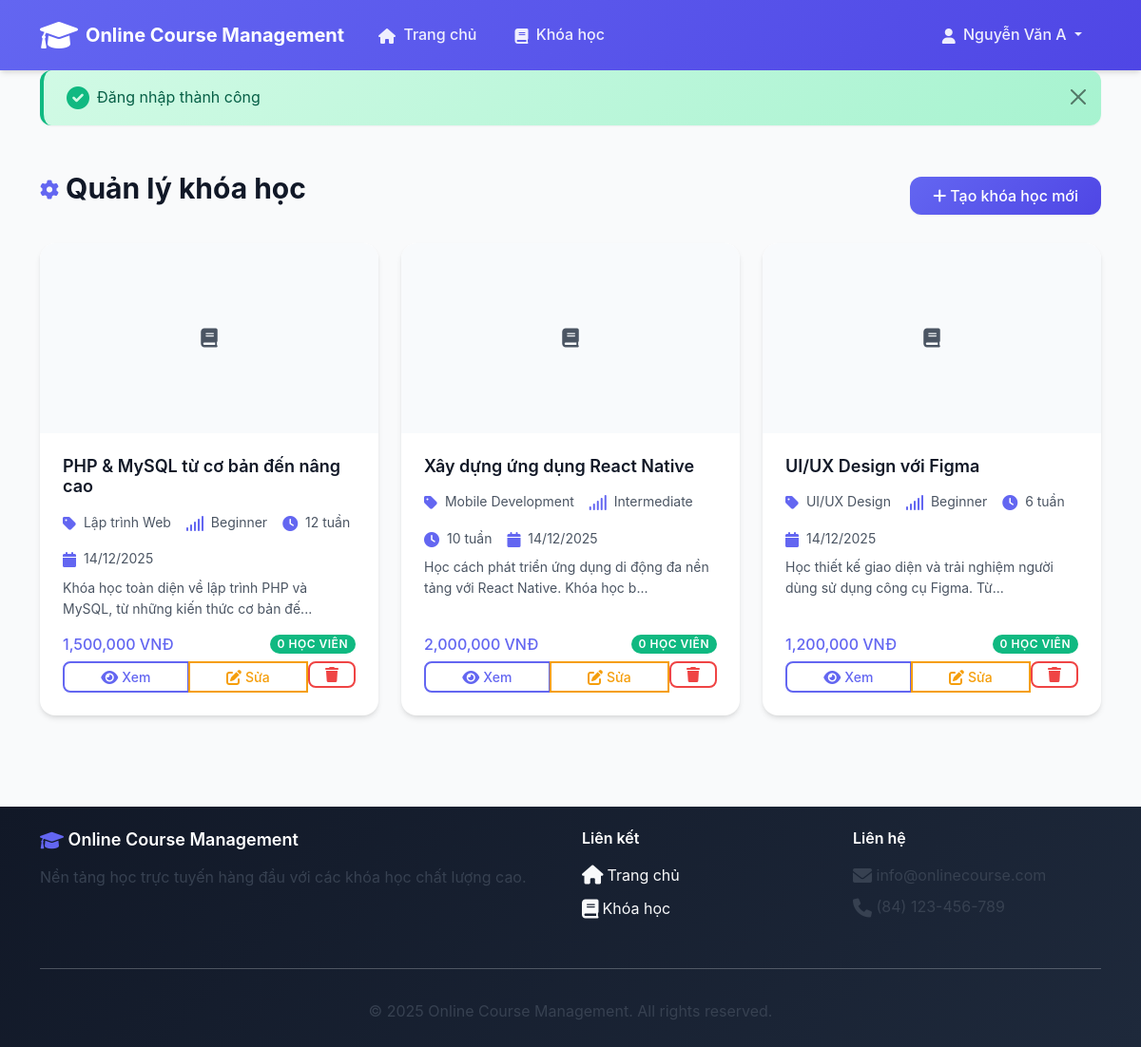
Page /cse485/BTTH2/instructor/courses (signed in) on the committed database.
### tables this page shows
CREATE TABLE `courses` (
  `id` int(11) NOT NULL AUTO_INCREMENT,
  `title` varchar(255) NOT NULL,
  `description` text NOT NULL,
  `instructor_id` int(11) NOT NULL,
  `category_id` int(11) DEFAULT NULL,
  `price` decimal(10,2) NOT NULL DEFAULT 0.00,
  `duration_weeks` int(11) NOT NULL DEFAULT 1,
  `level` varchar(50) NOT NULL DEFAULT 'Beginner',
  `image` varchar(255) DEFAULT NULL,
  `created_at` datetime NOT NULL DEFAULT CURRENT_TIMESTAMP,
  `updated_at` datetime NOT NULL DEFAULT CURRENT_TIMESTAMP ON UPDATE CURRENT_TIMESTAMP,
  PRIMARY KEY (`id`),
  KEY `instructor_id` (`instructor_id`),
  KEY `category_id` (`category_id`),
  CONSTRAINT `courses_ibfk_1` FOREIGN KEY (`instructor_id`) REFERENCES `users` (`id`) ON DELETE CASCADE,
  CONSTRAINT `courses_ibfk_2` FOREIGN KEY (`category_id`) REFERENCES `categories` (`id`) ON DELETE SET NULL
);

CREATE TABLE `categories` (
  `id` int(11) NOT NULL AUTO_INCREMENT,
  `name` varchar(255) NOT NULL,
  `description` text,
  `created_at` datetime NOT NULL DEFAULT CURRENT_TIMESTAMP,
  PRIMARY KEY (`id`)
);

### app/Core/Controller.php (called while the page is built, shortened)
<?php
class Controller {
    protected function view($view, $data = []) {
        extract($data);
        require_once "app/Views/$view.php";
    }
}
?>

### app/Controllers/InstructorController.php (called while the page is built, shortened)
<?php
class InstructorController extends Controller {
    private $courseModel;
    public function __construct() {
        $this->courseModel = new Course();
    }
    public function manageCourses() {
        $myCourses = $this->courseModel->getByInstructor($_SESSION['user_id']);
        $this->view('instructor/course_manage', [
            'courses' => $myCourses
        ]);
    }
}
?>

### index.php (called while the page is built)
<?php
require_once 'app/Core/Router.php';
require_once 'config/app.php';
$router = new Router();
$router->get('/', 'HomeController@index');
$router->get('/courses', 'CourseController@index');
$router->get('/courses/(\d+)', 'CourseController@detail');
$router->get('/login', 'AuthController@login');
$router->post('/login', 'AuthController@handleLogin');
$router->get('/register', 'AuthController@register');
$router->post('/register', 'AuthController@handleRegister');
$router->get('/logout', 'AuthController@logout');
$router->get('/student/dashboard', 'StudentController@dashboard');
$router->get('/student/courses', 'StudentController@myCourses');
$router->post('/student/enroll/(\d+)', 'StudentController@enroll');
$router->get('/instructor/dashboard', 'InstructorController@dashboard');
$router->get('/instructor/courses', 'InstructorController@manageCourses');
$router->get('/instructor/courses/create', 'InstructorController@createCourse');
$router->post('/instructor/courses/create', 'InstructorController@storeCourse');
$router->get('/instructor/courses/(\d+)/edit', 'InstructorController@editCourse');
$router->post('/instructor/courses/(\d+)/edit', 'InstructorController@updateCourse');
$router->post('/instructor/courses/(\d+)/delete', 'InstructorController@deleteCourse');
$router->dispatch();
?>

### app/Models/Database.php (called while the page is built, shortened)
<?php
class Database {
    private static $instance = null;
    private $connection;
    private function __construct() {
        $config = require 'config/database.php';
        try {
            $dsn = "mysql:host={$config['host']};dbname={$config['dbname']};charset={$config['charset']}";
            $this->connection = new PDO($dsn, $config['username'], $config['password'], $config['options']);
        } catch (PDOException $e) {
            die("Database connection failed: " . $e->getMessage());
        }
    }
    public static function getInstance() {
        if (self::$instance === null) {
            self::$instance = new self();
        }
        return self::$instance;
    }
    public function query($sql, $params = []) {
        $stmt = $this->connection->prepare($sql);
        $stmt->execute($params);
        return $stmt;
    }
    public function fetchAll($sql, $params = []) {
        $stmt = $this->query($sql, $params);
        return $stmt->fetchAll();
    }
}
?>

### config/database.php (called while the page is built)
<?php
return [
    'host' => 'localhost',
    'dbname' => 'onlinecourse',
    'username' => 'root',
    'password' => '',
    'charset' => 'utf8mb4',
    'options' => [
        PDO::ATTR_ERRMODE => PDO::ERRMODE_EXCEPTION,
        PDO::ATTR_DEFAULT_FETCH_MODE => PDO::FETCH_ASSOC,
        PDO::ATTR_EMULATE_PREPARES => false,
    ]
];
?>

### app/Models/Course.php (called while the page is built, shortened)
<?php
class Course {
    private $db;
    public function __construct() {
        $this->db = Database::getInstance();
    }
    public function getByInstructor($instructorId) {
        $sql = "SELECT c.*, cat.name as category_name
                FROM courses c
                LEFT JOIN categories cat ON c.category_id = cat.id
                WHERE c.instructor_id = ?
                ORDER BY c.created_at DESC";
        return $this->db->fetchAll($sql, [$instructorId]);
    }
}
?>

### config/app.php (called while the page is built, shortened)
<?php
spl_autoload_register(function ($class) {
    $paths = [
        'app/Controllers/',
        'app/Models/',
        'app/Core/'
    ];
    foreach ($paths as $path) {
        $file = $path . $class . '.php';
        if (file_exists($file)) {
            return;
        }
    }
});
?>

### app/Views/instructor/course_manage.php (the view, shortened to what this page needs)
<div class="container py-4">
    <div class="d-flex justify-content-between align-items-center mb-4">
        <h2>
            <i class="fas fa-cog icon-primary"></i> Quản lý khóa học
        </h2>
        <a href="<?= BASE_URL ?>/instructor/courses/create" class="btn btn-primary">
            <i class="fas fa-plus"></i> Tạo khóa học mới
        </a>
    </div>
    <?php if (!empty($courses)): ?>
        <div class="row">
            <?php foreach ($courses as $course): ?>
                <div class="col-lg-6 col-xl-4 mb-4">
                    <div class="card h-100">
                        <?php if ($course['image']): ?>
                            <img src="<?= BASE_URL ?>/<?= UPLOAD_PATH ?>courses/<?= $course['image'] ?>"
                                 class="card-img-top" alt="<?= htmlspecialchars($course['title']) ?>" style="height: 200px; object-fit: cover;">
                        <?php else: ?>
                            <div class="card-img-top bg-light d-flex align-items-center justify-content-center" style="height: 200px;">
                                <i class="fas fa-book fa-3x text-muted"></i>
                            </div>
                        <?php endif; ?>
                        <div class="card-body d-flex flex-column">
                            <h5 class="card-title"><?= htmlspecialchars($course['title']) ?></h5>
                            <div class="course-meta mb-2">
                                <?php if ($course['category_name']): ?>
                                    <span><i class="fas fa-tag icon-primary"></i> <?= htmlspecialchars($course['category_name']) ?></span>
                                <?php endif; ?>
                                <span><i class="fas fa-signal icon-primary"></i> <?= htmlspecialchars($course['level']) ?></span>
                                <span><i class="fas fa-clock icon-primary"></i> <?= $course['duration_weeks'] ?> tuần</span>
                                <span><i class="fas fa-calendar icon-primary"></i> <?= date('d/m/Y', strtotime($course['created_at'])) ?></span>
                            </div>
                            <p class="card-text"><?= substr(htmlspecialchars($course['description']), 0, 100) ?>...</p>
                            <div class="mt-auto">
                                <div class="d-flex justify-content-between align-items-center mb-2">
                                    <span class="h6 text-primary mb-0">
                                        <?= $course['price'] > 0 ? number_format($course['price']) . ' VNĐ' : 'Miễn phí' ?>
                                    </span>
                                    <span class="badge bg-success">0 học viên</span>
                                </div>
                                <div class="btn-group w-100">
                                    <a href="<?= BASE_URL ?>/courses/<?= $course['id'] ?>" class="btn btn-outline-primary btn-sm">
                                        <i class="fas fa-eye"></i> Xem
                                    </a>
                                    <a href="<?= BASE_URL ?>/instructor/courses/<?= $course['id'] ?>/edit" class="btn btn-outline-warning btn-sm">
                                        <i class="fas fa-edit"></i> Sửa
                                    </a>
                                    <form method="POST" action="<?= BASE_URL ?>/instructor/courses/<?= $course['id'] ?>/delete" class="d-inline">
                                        <button type="submit" class="btn btn-outline-danger btn-sm"
                                                onclick="return confirm('Bạn có chắc chắn muốn xóa khóa học này?')">
                                            <i class="fas fa-trash"></i>
                                        </button>
                                    </form>
                                </div>
                            </div>
                        </div>
                    </div>
                </div>
            <?php endforeach; ?>
        </div>
    <?php endif; ?>
</div>
<?php
include 'app/Views/layouts/main.php';
?>

### app/Core/Router.php (shortened to what this page needs)
<?php
class Router {
    private $routes = [];
    private function addRoute($method, $pattern, $callback) {
        $this->routes[] = [
            'method' => $method,
            'pattern' => $pattern,
            'callback' => $callback
        ];
    }
    public function dispatch() {
        $requestUri = parse_url($_SERVER['REQUEST_URI'], PHP_URL_PATH);
        $requestMethod = $_SERVER['REQUEST_METHOD'];
        $basePath = '/cse485/BTTH2';
        if (strpos($requestUri, $basePath) === 0) {
            $requestUri = substr($requestUri, strlen($basePath));
        }
        foreach ($this->routes as $route) {
            if ($route['method'] !== $requestMethod) {
                continue;
            }
            $pattern = '#^' . $route['pattern'] . '$#';
            if (preg_match($pattern, $requestUri, $matches)) {
                array_shift($matches);
                $this->callAction($route['callback'], $matches);
                return;
            }
        }
    }
    private function callAction($callback, $params = []) {
        if (is_string($callback)) {
            list($controller, $method) = explode('@', $callback);
            $controllerInstance = new $controller();
            call_user_func_array([$controllerInstance, $method], $params);
        }
    }
}
?>

### rows in the picture
courses: title "PHP & MySQL từ cơ bản đến nâng cao", category.name "Lập trình Web", level "Beginner", duration_weeks "12", created_at "14/12/2025", description "Khóa học toàn diện về lập trình PHP và MySQL, từ những kiến thức cơ bản đế", price "1,500,000"
courses: title "Xây dựng ứng dụng React Native", category.name "Mobile Development", level "Intermediate", duration_weeks "10", created_at "14/12/2025", description "Học cách phát triển ứng dụng di động đa nền tảng với React Native. Khóa học b", price "2,000,000"
courses: title "UI/UX Design với Figma", category.name "UI/UX Design", level "Beginner", duration_weeks "6", created_at "14/12/2025", description "Học thiết kế giao diện và trải nghiệm người dùng sử dụng công cụ Figma. Từ", price "1,200,000"
